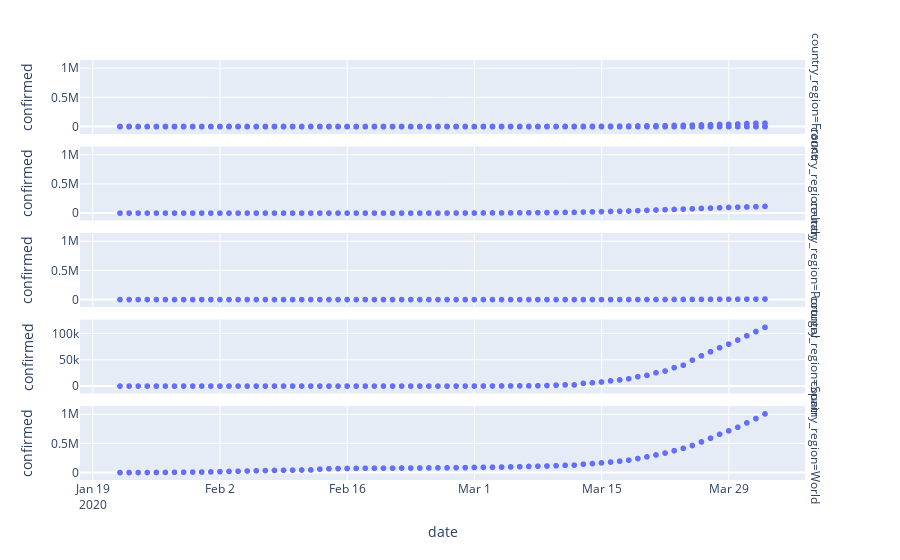

Notebook source saved alongside this figure:
### Code cell
fig = px.scatter(
    data_frame=df[df.country_region.isin(["World", "Portugal", "Italy", "Spain", "France"])],
    x="date",
    y="confirmed",
    facet_row="country_region",
)
fig.layout.yaxis2.update(matches=None)
fig
